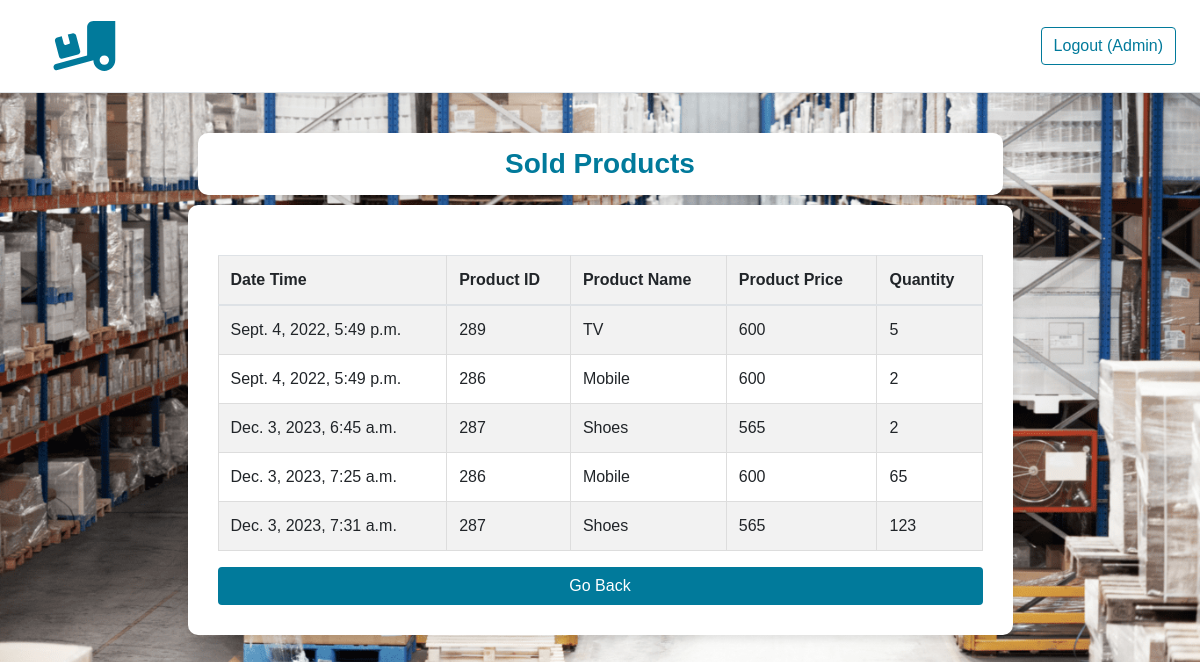
/dashboard/view-sold-products/ (signed in), run on the app's committed database.
### dashboard/models.py (models this page shows, shortened)
class Sold_product_table(models.Model):
    date_time = models.DateTimeField(auto_now=True)
    product_id = models.IntegerField()
    product_name = models.CharField(max_length=50)
    product_price = models.IntegerField()
    product_quantity = models.IntegerField()

### dashboard/views.py (the view)
# urls.py: path('view-sold-products/', views.view_sold_products, name='view_sold_products'),
@login_required
def view_sold_products(request):
    all_sold_products = models.Sold_product_table.objects.all()
    context = {
        'all_sold_products': all_sold_products,
        'title': 'Sold Products',
    }
    return render(request, 'dashboard/view_sold_products.html', context=context)

### dashboard/templates/dashboard/view_sold_products.html
{% extends 'dashboard/base.html' %}
{% block dashboardcontent %}
    {% if all_sold_products.count > 0 %}
        <div class="content-card mx-auto">
        <table class='table table-striped pad-five'>
            <thead>
            <tr>
                <th scope='col'>Date Time</th>
                <th scope='col'>Product ID</th>
                <th scope='col'>Product Name</th>
                <th scope='col'>Product Price</th>
                <th scope='col'>Quantity</th>
            </tr>
            </thead>
            <tbody>
            {% for item in all_sold_products %}
                <tr>
                    <td scope='row'>{{ item.date_time }}</th>
                    <td scope='row'>{{ item.product_id }}</th>
                    <td scope='row'>{{ item.product_name }}</td>
                    <td scope='row'>{{ item.product_price }}</td>
                    <td scope='row'>{{ item.product_quantity }}</td>
                </tr>
            {% endfor %}
            </tbody>
        </table>
    {% else %}
        <h1 class='text-center'>No Products are thier to view....</h1>
    {% endif %}
<button class='btn action-btn btn-block' onclick="location.href={% url 'dashboard:dashboard_index' %}">Go Back</button>
</div>
{% endblock %}

### templates/base.html (shortened to what this page needs)
{% load static %}
<!DOCTYPE html>
<html lang="en">
<head>
    <link rel="stylesheet" href="https://cdn.jsdelivr.net/npm/bootstrap@4.6.2/dist/css/bootstrap.min.css"
>
    <link rel="stylesheet" href="https://cdnjs.cloudflare.com/ajax/libs/font-awesome/6.2.0/css/all.min.css"
/>
    <link rel="stylesheet" href="{% static 'css/style.css' %}">
</head>
<body>
<div class="d-flex flex-column flex-md-row align-items-center p-3 px-md-4 mb-3 bg-white border-bottom shadow-sm">
    {% if user.is_authenticated %}
        <a class="navbar-brand my-0 mr-md-auto" href="{% url 'dashboard:dashboard_index' %}">
            <img src="{% static 'img/logo.svg' %}" alt="logo" width="120" height="50" alt="Logo" loading="lazy">
        </a>
        <button class="btn btn-outline logout-btn" onclick="location.href='{% url 'logout' %}'">Logout
            ({{ user.username | capfirst }})
        </button>
    {% else %}
        <a class="navbar-brand my-0 mr-md-auto" href="{% url 'index' %}">
            <img src="{% static 'img/logo.svg' %}" alt="logo" width="130" height="30" alt="Logo" loading="lazy">
        </a>
        <button class="btn btn-outline logout-btn" onclick="location.href='{% url 'login' %}'">Login</button>
    {% endif %}
</div>
{% block content %}
{% endblock %}
</body>
</html>

### static/css/style.css (style rules this page uses)
* { font-family: 'Poppins', sans-serif; }
.logout-btn { color: #017a9b; border: 1px solid #017a9b; }
.action-btn { background-color: #017a9b; color: white; }
body { background-image: url('/static/img/inventory-manage-back.png'); background-size: 100%; }
.pad-five { padding: 5px; background: #ffffff; }
.content-card { background-color: #fff; padding: 30px; border-radius: 10px; box-shadow: 0 4px 8px rgba(0, 0, 0, 0.1); }
table { width: 100%; border-collapse: collapse; margin-top: 20px; }
th, td { border: 1px solid #ddd; padding: 8px; text-align: left; }
th { background-color: #f2f2f2; }

### data on the page
Sold_product_table: date_time "Sept. 4, 2022, 5:49 p.m.", product_id "289", product_name "TV", product_price "600", product_quantity "5"
Sold_product_table: date_time "Sept. 4, 2022, 5:49 p.m.", product_id "286", product_name "Mobile", product_price "600", product_quantity "2"
Sold_product_table: date_time "Dec. 3, 2023, 6:45 a.m.", product_id "287", product_name "Shoes", product_price "565", product_quantity "2"
Sold_product_table: date_time "Dec. 3, 2023, 7:25 a.m.", product_id "286", product_name "Mobile", product_price "600", product_quantity "65"
Sold_product_table: date_time "Dec. 3, 2023, 7:31 a.m.", product_id "287", product_name "Shoes", product_price "565", product_quantity "123"

### other printed values
{{ user.username | capfirst }} "Admin"
{{ title }} "Sold Products"
